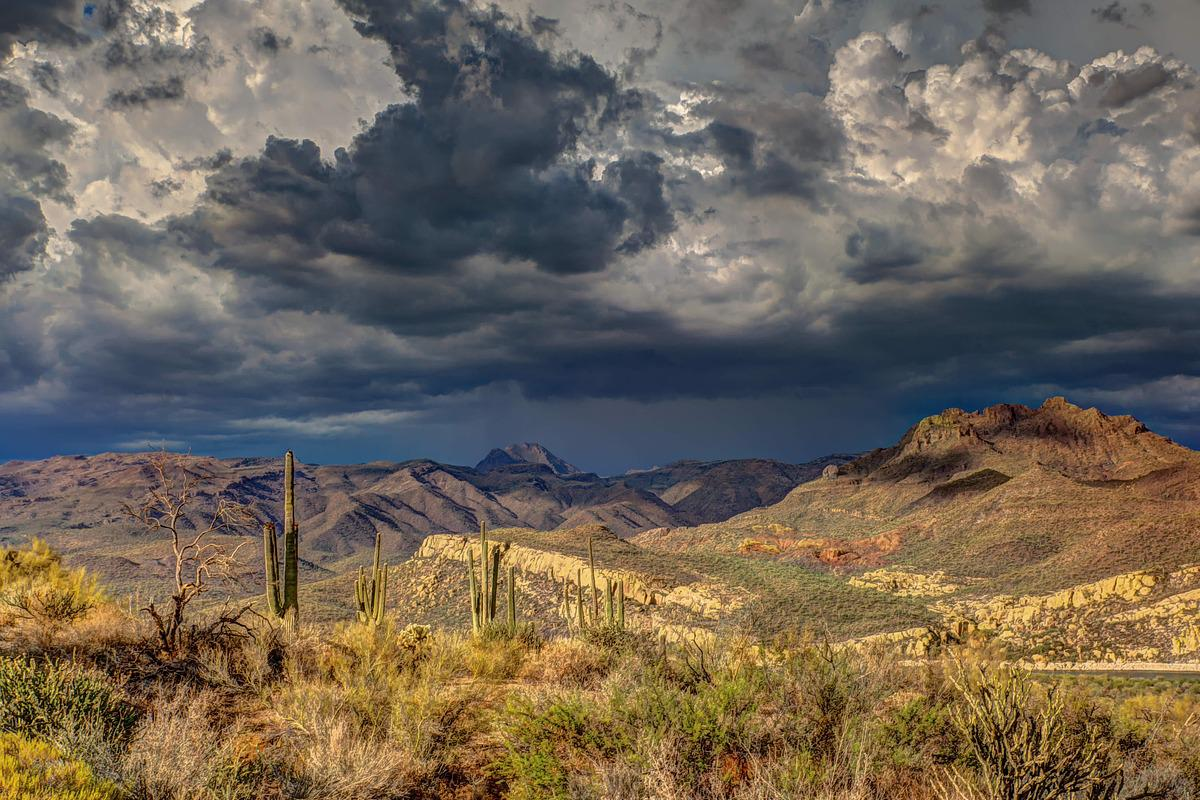
#> input picture desert.jpg, 1200 x 800 px
$ jupyter execute region_growing.ipynb   (older library calls are emulated)
#> lines starting #> are read from the running program, lines starting #| are printed output that depends on the picture; after the words box and inside, x2 and y2 are one past the last pixel; in counts of white or black regions, pixels touching at a corner belong together
# Markers for Region Growing

[cell 1]
from matplotlib import pyplot as plt
import numpy as np
from skimage.io import imread,imsave

[cell 2]
im = imread('desert.jpg')
#> im is the input picture: shape (800, 1200, 3); mean R, G, B 112.9, 102.3, 88.8
print(im.shape)
#| (800, 1200, 3)

plt.figure()
plt.imshow(im)
plt.show()

[cell 3]
from skimage.filters import sobel,gaussian

im_ = gaussian(im, sigma=4)
br = sobel(im_[:,:,0])
bg = sobel(im_[:,:,1])
bb = sobel(im_[:,:,2])
brgb = br+bg+bb

plt.figure()
plt.imshow(brgb, cmap=plt.cm.gray)
plt.show()

[cell 4]
from skimage.feature import peak_local_max

markers = peak_local_max(brgb.max()-brgb)
#> markers = 6704 pairs, first value 1 to 798, second value 2 to 1198
plt.figure()
plt.imshow(im)
plt.plot(markers[:,1],markers[:,0],'b+')
plt.show()
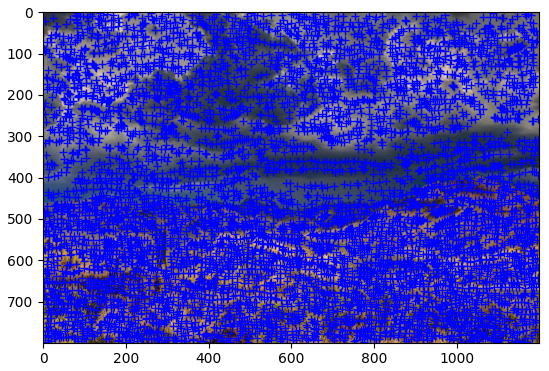
#> figure drawn by matplotlib, 1 panel

[cell 5]
markers = peak_local_max(brgb.max()-brgb, threshold_rel=0.99, min_distance=50)
#> markers = 78 pairs, first value 50 to 736, second value 58 to 1130

plt.figure()
plt.imshow(im)
plt.plot(markers[:,1],markers[:,0],'b+')
plt.show()

[cell 6]
from skimage.filters import rank
from skimage.morphology import disk

im_ = gaussian(im, sigma=4)
gradr = rank.gradient(im_[:,:,0],disk(3)).astype('int')
gradg = rank.gradient(im_[:,:,1],disk(3)).astype('int')
gradb = rank.gradient(im_[:,:,2],disk(3)).astype('int')
grad = gradr+gradg+gradb
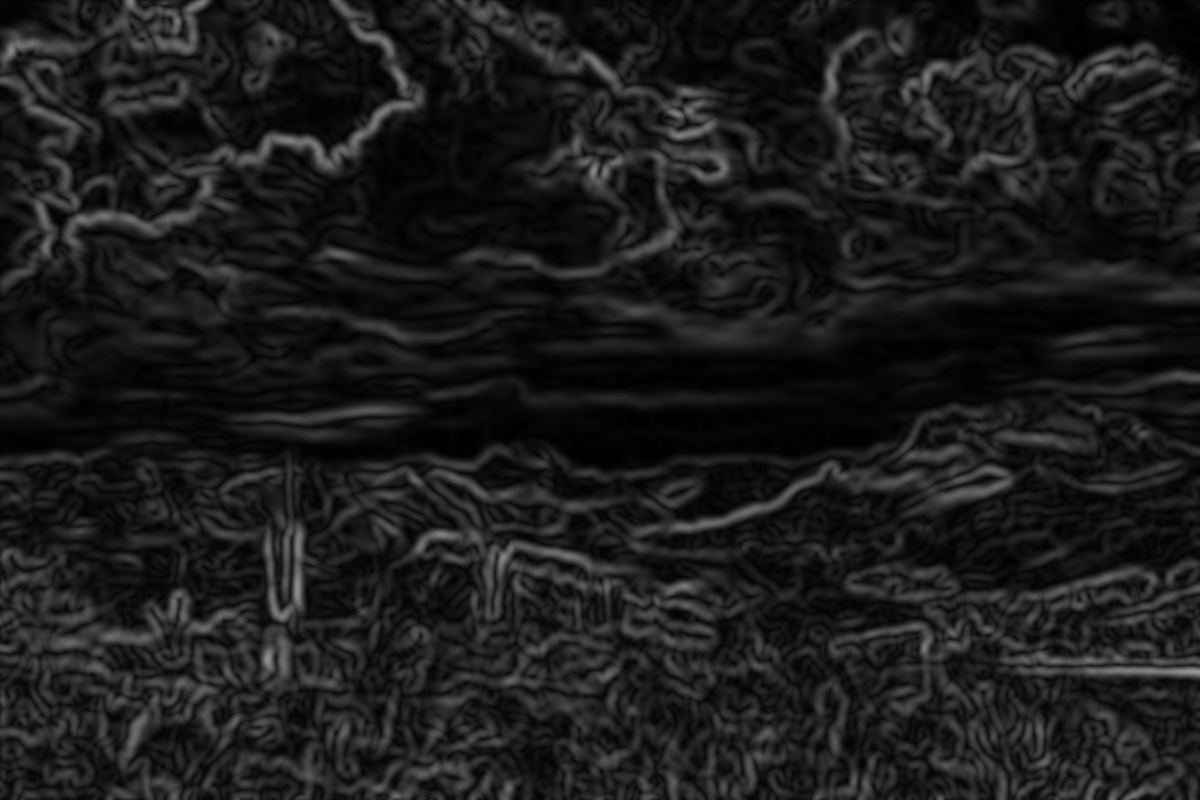
#> grad: shape (800, 1200) int64; min 0, max 152, mean 27.5

plt.figure()
plt.imshow(grad, cmap=plt.cm.gray)
plt.show()

[cell 7]
markers = peak_local_max(grad.max()-grad, threshold_rel=0.95, min_distance=50)
#> markers = 92 pairs, first value 50 to 742, second value 57 to 1146

plt.figure()
plt.imshow(im)
plt.plot(markers[:,1],markers[:,0],'b+')
plt.show()

# Region Growing with the Watershed Transform

[cell 8]
from skimage.filters import rank,gaussian
from skimage.morphology import disk
from skimage.feature import peak_local_max

def get_markers(im, indices=False):
#> called with indices = True
    im_ = gaussian(im, sigma=4)
    gradr = rank.gradient(im_[:,:,0],disk(5)).astype('int')
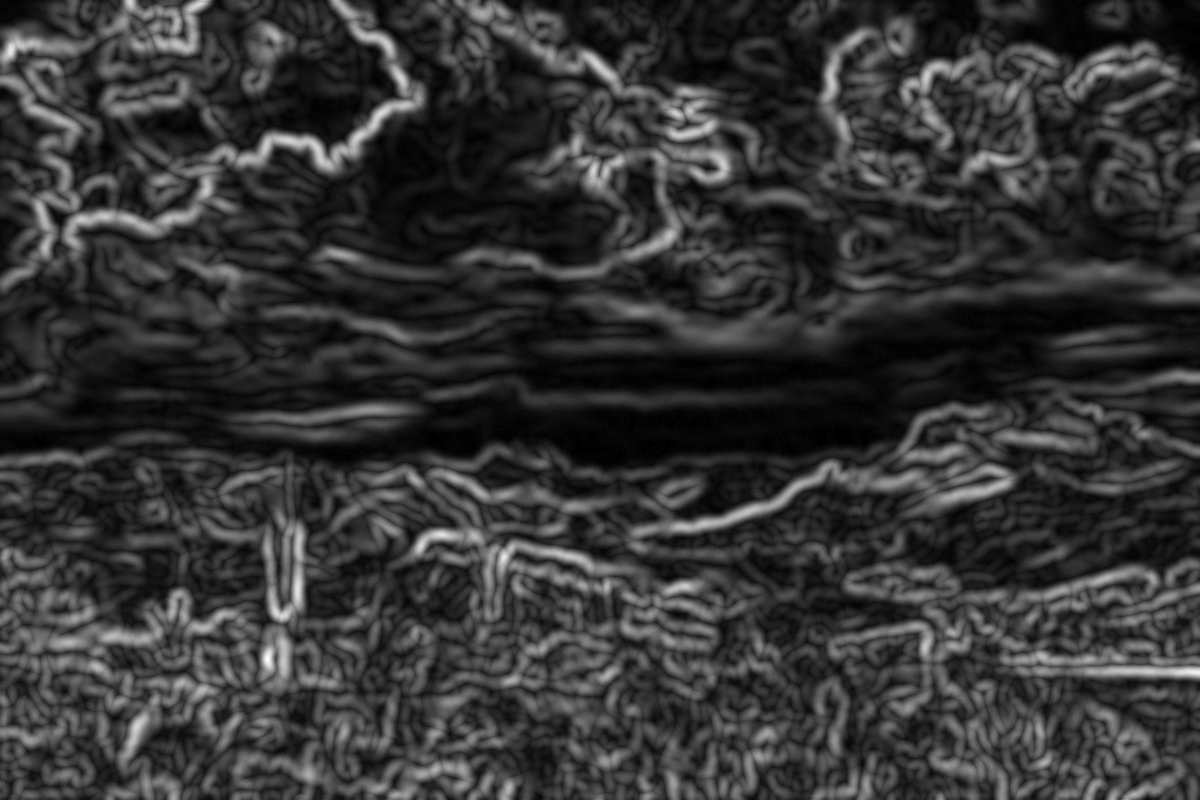
#> gradr: shape (800, 1200) int64; min 0, max 78, mean 16.3; drawn with min black and max white
    gradg = rank.gradient(im_[:,:,1],disk(5)).astype('int')
    gradb = rank.gradient(im_[:,:,2],disk(5)).astype('int')
    grad = gradr+gradg+gradb

    return peak_local_max(grad.max()-grad,threshold_rel=0.5, min_distance=60,indices=indices),grad

markers,grad = get_markers(im, True)
#> markers = 49 pairs, first value 64 to 735, second value 84 to 1136
plt.figure()
plt.imshow(grad, cmap=plt.cm.gray)
plt.plot(markers[:,1],markers[:,0],'b+')
plt.show()

[cell 9]
from skimage.morphology import watershed
from skimage.segmentation import mark_boundaries
from skimage.measure import label

markers, grad = get_markers(im, False)
#> markers: shape (800, 1200) bool; 0.01% white in thin lines or dots, all inside (x1, y1, x2, y2) = (84, 64, 1137, 736)
markers = label(markers)
#> markers: shape (800, 1200) int32; 50 distinct labels, from 0 to 49
ws = watershed(grad, markers)
#> ws: shape (800, 1200) int32; 49 distinct labels, from 1 to 49

plt.figure()
plt.imshow(mark_boundaries(im,ws))
plt.figure()
plt.imshow(ws)
plt.show()

[cell 10]
def get_descr(region):
    return [region[:,0].mean(), region[:,1].mean(), region[:,2].mean()]

descriptors = np.zeros((ws.max()+1,3))
im_descriptors = np.zeros_like(im)

for i in range(ws.min(),ws.max()+1):
    descriptors[i] = get_descr(im[ws==i])
    im_descriptors[ws==i] = descriptors[i]
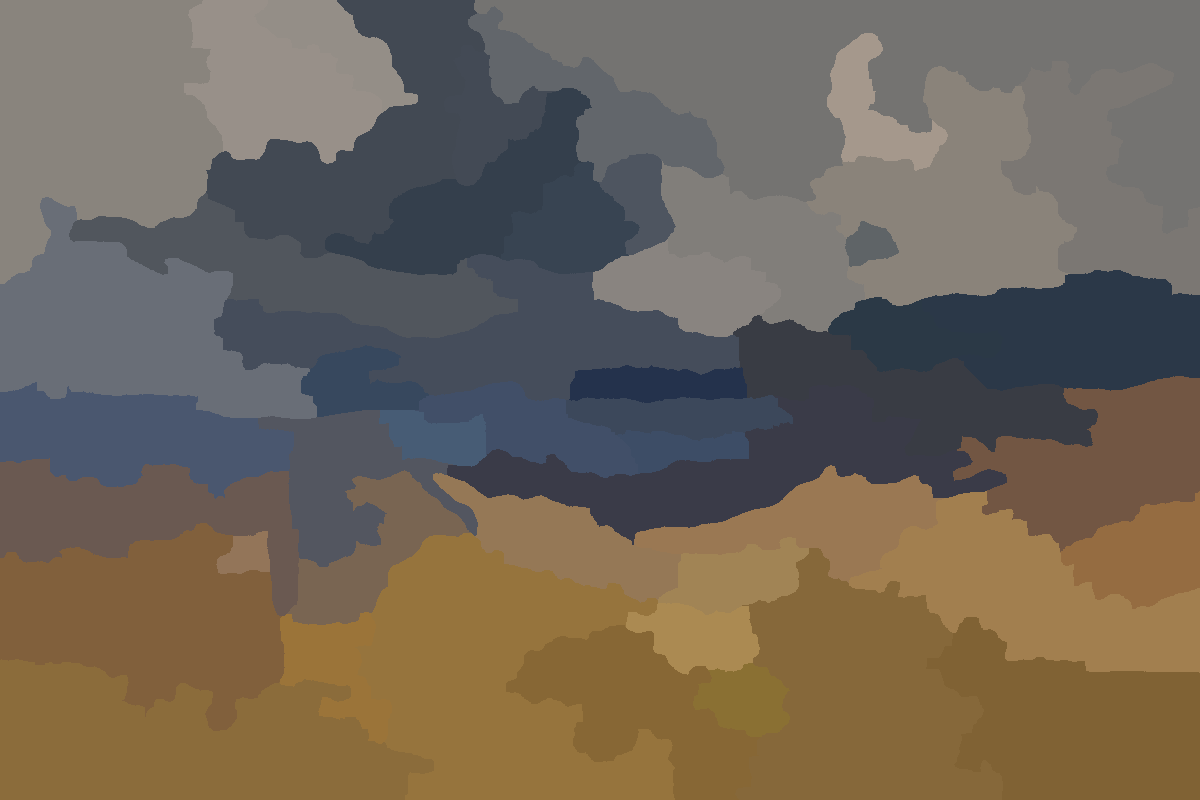
#> im_descriptors: shape (800, 1200, 3); mean R, G, B 112.4, 101.7, 88.2
#> after the loop, descriptors = 50 rows, first 8: [0, 0, 0], [98.49, 102.8, 107.9], [116.8, 115.1, 113.7], [148.7, 142.7, 135.5], [152.3, 144.8, 137.2], [137.8, 132.2, 125.6], [67.8, 74.94, 85.93], [66.59, 73.61, 83.55]

plt.figure()
plt.imshow(im_descriptors)
plt.show()

[cell 11]
from skimage.color import rgb2hsv

hsv = rgb2hsv(im_descriptors)
#> hsv: shape (800, 1200, 3) float64; mean of channels 0, 1, 2 0.272, 0.308, 0.469

plt.figure()
plt.imshow(hsv[:,:,0], cmap=plt.cm.hsv)
plt.figure()
plt.imshow(hsv[:,:,1], cmap=plt.cm.gray)
plt.show()

[cell 12]
mask = (hsv[:,:,0]<0.15)*(hsv[:,:,1]>0.3)
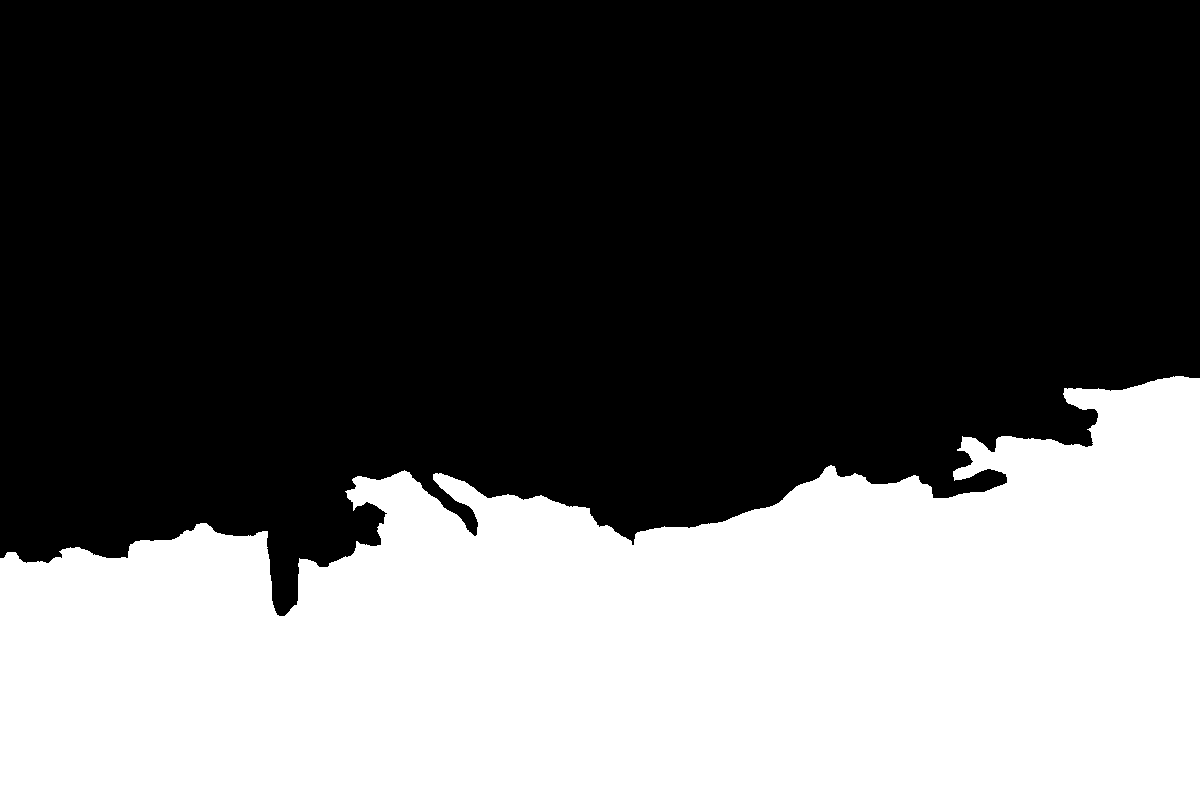
#> mask: shape (800, 1200) bool; 37.6% white; 1 white region, box (x1, y1, x2, y2) and area: (0, 376, 1200, 800) 360996

plt.figure()
plt.imshow(im)
plt.imshow(mask, alpha=0.25)
plt.show()
